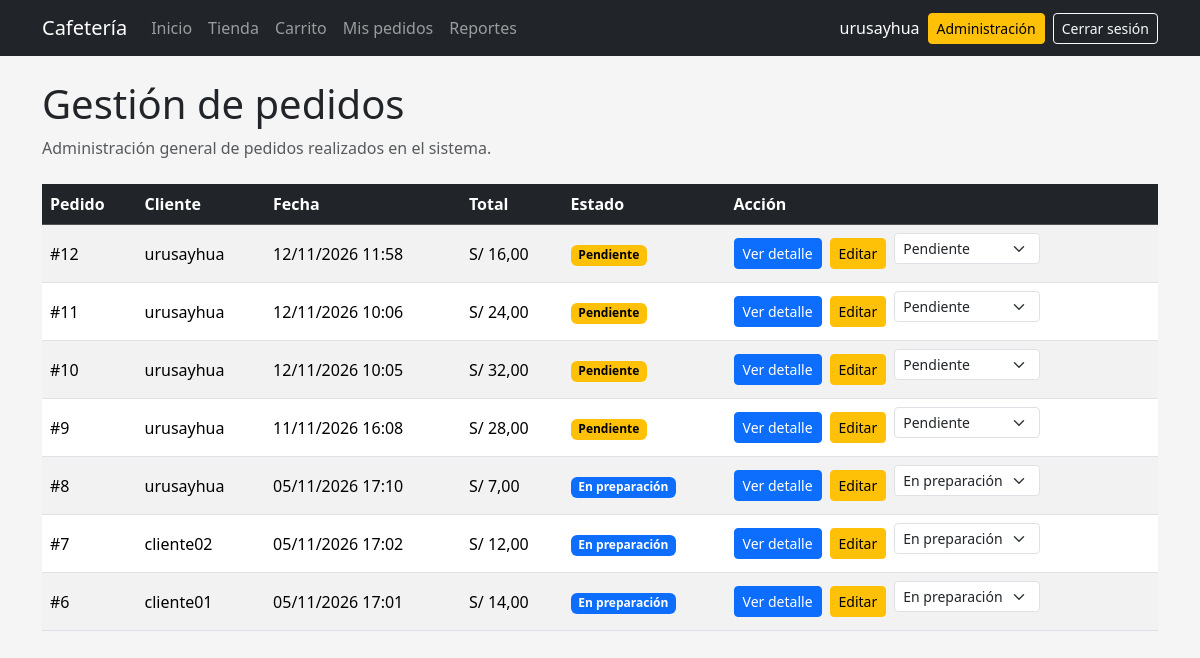
The page /mis-pedidos/ (signed in) on the database as committed earlier.
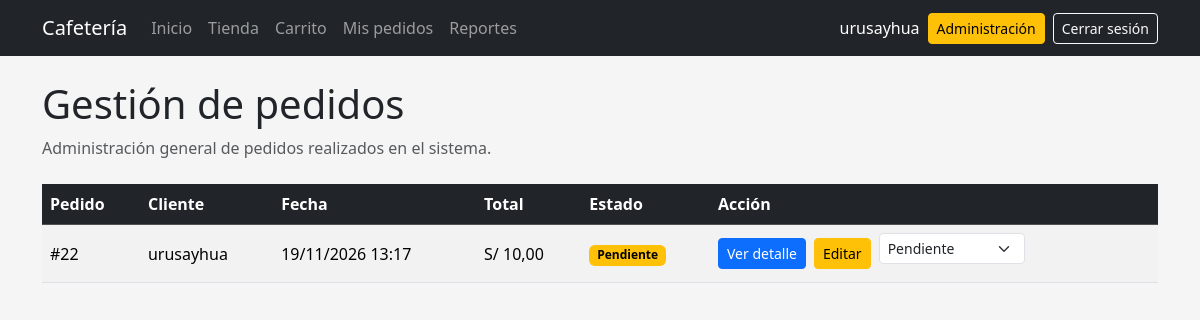
The same page on the database as committed later.
### pedidos/models.py (models this page shows, shortened)
class Pedido(models.Model):
    class Estado(models.TextChoices):
        PENDIENTE = "PENDIENTE", "Pendiente"
        PREPARACION = "PREPARACION", "En preparación"
        ATENDIDO = "ATENDIDO", "Atendido"
        CANCELADO = "CANCELADO", "Cancelado"
    TRANSICIONES_VALIDAS = {
        Estado.PENDIENTE: [Estado.PREPARACION, Estado.CANCELADO],
        Estado.PREPARACION: [Estado.ATENDIDO, Estado.CANCELADO],
        Estado.ATENDIDO: [],
        Estado.CANCELADO: [],
    }
    usuario = models.ForeignKey(
        settings.AUTH_USER_MODEL,
        on_delete=models.CASCADE,
        related_name="pedidos",
    )
    fecha = models.DateTimeField(auto_now_add=True)
    total = models.DecimalField(
        max_digits=10,
        decimal_places=2,
        default=0,
    )
    estado = models.CharField(
        max_length=20,
        choices=Estado.choices,
        default=Estado.PENDIENTE,
    )
    stock_devuelto = models.BooleanField(default=False)
    class Meta:
        ordering = ["-fecha"]

### pedidos/views.py (the view)
@login_required
def mis_pedidos(request):
    if request.user.is_staff:
        pedidos = (
            Pedido.objects
            .select_related("usuario")
            .order_by("-fecha")
        )
    else:
        pedidos = (
            Pedido.objects
            .filter(usuario=request.user)
            .order_by("-fecha")
        )
    return render(
        request,
        "pedidos/mis_pedidos.html",
        {
            "pedidos": pedidos,
            "estados": Pedido.Estado.choices,
        },
    )

### pedidos/templates/pedidos/mis_pedidos.html (shortened to what this page needs)
{% extends "base.html" %}
{% block content %}
<div class="mb-4">
    <h1>
        {% if user.is_staff %}
            Gestión de pedidos
        {% else %}
            Mis pedidos
        {% endif %}
    </h1>
    <p class="text-muted">
        {% if user.is_staff %}
            Administración general de pedidos realizados en el sistema.
        {% else %}
            Historial de pedidos realizados por {{ user.username }}.
        {% endif %}
    </p>
</div>
{% if pedidos %}
<div class="table-responsive">
    <table class="table table-striped table-hover align-middle">
        <thead class="table-dark">
            <tr>
                <th>
                    Pedido
                </th>
                {% if user.is_staff %}
                <th>
                    Cliente
                </th>
                {% endif %}
                <th>
                    Fecha
                </th>
                <th>
                    Total
                </th>
                <th>
                    Estado
                </th>
                <th>
                    Acción
                </th>
            </tr>
        </thead>
        <tbody>
            {% for pedido in pedidos %}
            <tr>
                <td>
                    #{{ pedido.id }}
                </td>
                {% if user.is_staff %}
                <td>
                    {{ pedido.usuario.username }}
                </td>
                {% endif %}
                <td>
                    {{ pedido.fecha|date:"d/m/Y H:i" }}
                </td>
                <td>
                    S/ {{ pedido.total }}
                </td>
                <td>
                    {% include "pedidos/_estado_badge.html" with pedido=pedido %}
                </td>
                <td>
                    <div class="d-flex flex-wrap gap-2 align-items-center">
                        <a
                            href="{% url 'detalle_pedido' pedido.id %}"
                            class="btn btn-primary btn-sm"
                        >
                            Ver detalle
                        </a>
                        {% if user.is_staff %}
                            <a
                                href="{% url 'editar_pedido' pedido.id %}"
                                class="btn btn-warning btn-sm"
                            >
                                Editar
                            </a>
                            <form
                                method="POST"
                                action="{% url 'cambiar_estado_pedido' pedido.id %}"
                                class="d-inline"
                            >
                                <select
                                    name="estado"
                                    onchange="this.form.submit()"
                                    class="form-select form-select-sm w-auto"
                                    aria-label="Cambiar estado del pedido"
                                >
                                    {% for codigo, nombre in estados %}
                                        <option
                                            value="{{ codigo }}"
                                            {% if pedido.estado == codigo %}selected{% endif %}
                                        >
                                            {{ nombre }}
                                        </option>
                                    {% endfor %}
                                </select>
                            </form>
                        {% endif %}
                    </div>
                </td>
            </tr>
            {% endfor %}
        </tbody>
    </table>
</div>
{% else %}
<div class="alert alert-info">
    Todavía no existen pedidos registrados
    para este usuario.
</div>
{% endif %}
{% endblock %}

### pedidos/templates/pedidos/_estado_badge.html
{% if pedido.estado == "PENDIENTE" %}
    <span class="badge text-bg-warning">
        Pendiente
    </span>
{% elif pedido.estado == "PREPARACION" %}
    <span class="badge text-bg-primary">
        En preparación
    </span>
{% elif pedido.estado == "ATENDIDO" %}
    <span class="badge text-bg-success">
        Atendido
    </span>
{% elif pedido.estado == "CANCELADO" %}
    <span class="badge text-bg-danger">
        Cancelado
    </span>
{% else %}
    <span class="badge text-bg-secondary">
        {{ pedido.get_estado_display }}
    </span>
{% endif %}

Rows that differ between the two databases and show on the page:
removed Pedido: id "12", usuario.username "urusayhua", fecha "12/11/2026 11:58", total "16,00", shows "Pendiente", estado "Pendiente"
removed Pedido: id "11", usuario.username "urusayhua", fecha "12/11/2026 10:06", total "24,00", shows "Pendiente", estado "Pendiente"
removed Pedido: id "10", usuario.username "urusayhua", fecha "12/11/2026 10:05", total "32,00", shows "Pendiente", estado "Pendiente"
removed Pedido: id "9", usuario.username "urusayhua", fecha "11/11/2026 16:08", total "28,00", shows "Pendiente", estado "Pendiente"
removed Pedido: id "8", usuario.username "urusayhua", fecha "05/11/2026 17:10", total "7,00", shows "En preparación", estado "En preparación"
removed Pedido: id "7", usuario.username "cliente02", fecha "05/11/2026 17:02", total "12,00", shows "En preparación", estado "En preparación"
removed Pedido: id "6", usuario.username "cliente01", fecha "05/11/2026 17:01", total "14,00", shows "En preparación", estado "En preparación"
added Pedido: id "22", usuario.username "urusayhua", fecha "19/11/2026 13:17", total "10,00", shows "Pendiente", estado "Pendiente"
